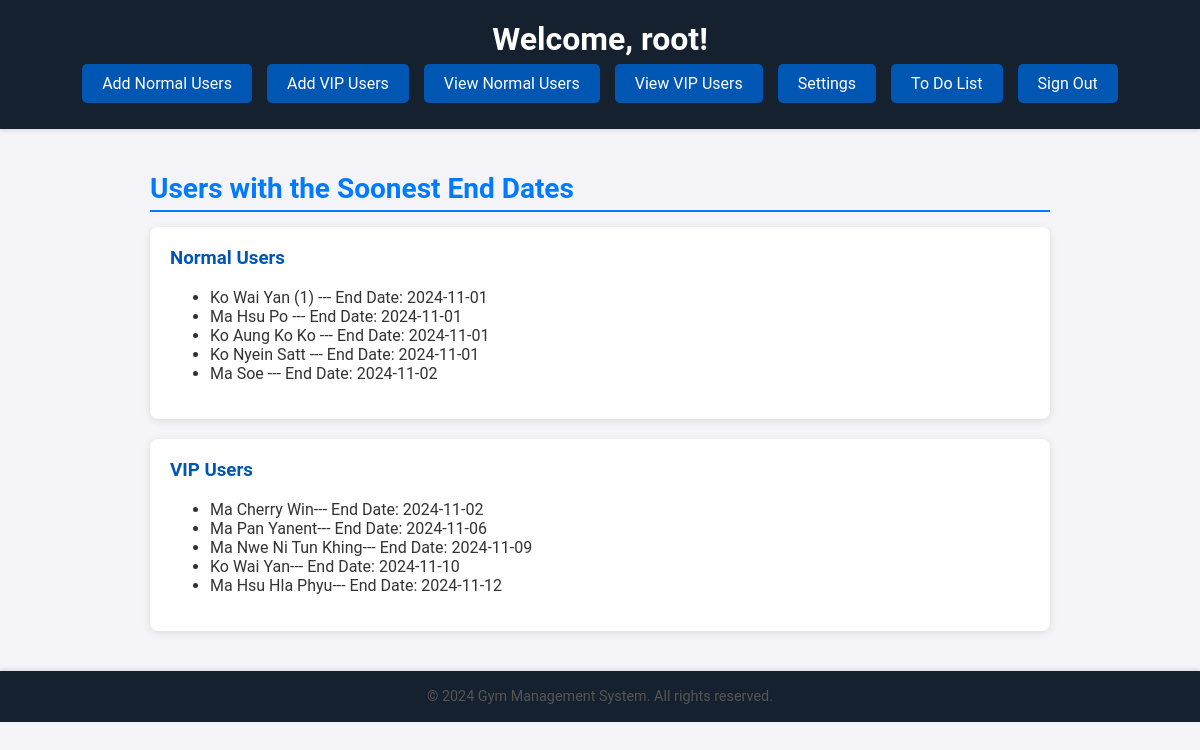
The app's page /admin_dashboard.php (signed in) with its own data.
### tables this page shows
CREATE TABLE `client` (
  `id` int(11) NOT NULL,
  `name` varchar(100) NOT NULL,
  `phone` varchar(20) NOT NULL,
  `weight` float NOT NULL,
  `weight_unit` enum('lb','kg') NOT NULL,
  `gender` enum('male','female') NOT NULL,
  `select_option2` varchar(50) NOT NULL,
  `select_option3` varchar(50) NOT NULL,
  `start` date NOT NULL,
  `end` date NOT NULL
);

CREATE TABLE `vip` (
  `id` int(11) NOT NULL,
  `name` varchar(100) NOT NULL,
  `phone` varchar(20) NOT NULL,
  `weight` float NOT NULL,
  `weight_unit` enum('lb','kg') NOT NULL,
  `gender` enum('male','female') NOT NULL,
  `select_option1` varchar(50) NOT NULL,
  `select_option2` varchar(50) NOT NULL,
  `select_option3` varchar(50) NOT NULL,
  `start` date NOT NULL,
  `end` date NOT NULL
);

### admin_dashboard.php (the view, shortened to what this page needs)
<?php
$host = 'localhost';
$db = 'gym_base';
$user = 'root';
$pass = '';
$dsn = "mysql:host=$host;dbname=$db;charset=utf8mb4";
try {
    $pdo = new PDO($dsn, $user, $pass);
    $pdo->setAttribute(PDO::ATTR_ERRMODE, PDO::ERRMODE_EXCEPTION);
     $stmtNormal = $pdo->prepare('SELECT name, end FROM client ORDER BY end ASC LIMIT 5');
    $stmtNormal->execute();
    $normalUsers = $stmtNormal->fetchAll(PDO::FETCH_ASSOC);
     $stmtVIP = $pdo->prepare('SELECT name, end FROM vip ORDER BY end ASC LIMIT 5');
    $stmtVIP->execute();
    $vipUsers = $stmtVIP->fetchAll(PDO::FETCH_ASSOC);
} catch (PDOException $e) {
    die("Database connection failed: " . $e->getMessage());
}
?>
<!DOCTYPE html>
<html lang="en">
<head>
    <link rel="stylesheet" href="admin_dashboard.css">
</head>
<body>
    <header>
        <h1>Welcome, <?php echo htmlspecialchars($_SESSION['username']); ?>!</h1>
        <nav>
            <ul>
                <li><a href="normal.php">Add Normal Users</a></li>
                <li><a href="vip.php">Add VIP Users</a></li>
                <li><a href="view_normal.php">View Normal Users</a></li>
                <li><a href="view_vip.php">View VIP Users</a></li>
                <li><a href="settings.php">Settings</a></li>
                <li><a href="dolist.php">To Do List</a></li>
                <li><a href="index.php">Sign Out</a></li>
            </ul>
        </nav>
    </header>
    <main>
        <h2>Users with the Soonest End Dates</h2>
        <section>
            <h3>Normal Users</h3>
            <ul>
                <?php foreach ($normalUsers as $user):
                ?>
                    <li>
                        <?php echo htmlspecialchars($user['name']); ?> --- End Date: <?php echo $user['end']; ?>
                    </li>
                <?php endforeach; ?>
            </ul>
        </section>
        <section>
            <h3>VIP Users</h3>
            <ul>
                <?php foreach ($vipUsers as $user):
                ?>
                    <li>
                        <?php echo htmlspecialchars($user['name']); ?>--- End Date: <?php echo $user['end']; ?>
                    </li>
                <?php endforeach; ?>
            </ul>
        </section>
    </main>
    <footer>
        <p>&copy; <?php echo date("Y"); ?> Gym Management System. All rights reserved.</p>
    </footer>
</body>
</html>

### admin_dashboard.css (style rules this page uses)
body { font-family: 'Roboto', sans-serif; background-color: #f4f4f9; margin: 0; padding: 0; color: #333; }
header { background-color: #15212e; color: white; padding: 20px; text-align: center; box-shadow: 0 2px 4px rgba(0, 0, 0, 0.1); }
header h1 { margin: 0; font-size: 2em; }
nav { margin-top: 15px; }
nav ul { list-style: none; padding: 0; display: flex; justify-content: center; gap: 15px; }
nav a { text-decoration: none; color: white; background-color: #0056b3; padding: 10px 20px; border-radius: 5px; transition: background-color 0.3s ease; }
main { padding: 20px; max-width: 900px; margin: 0 auto; }
h2 { color: #007BFF; font-size: 1.75em; border-bottom: 2px solid #007BFF; padding-bottom: 5px; margin-bottom: 15px; }
section { background: white; padding: 20px; margin-bottom: 20px; border-radius: 8px; box-shadow: 0 2px 8px rgba(0, 0, 0, 0.1); }
h3 { color: #0056b3; margin-top: 0; }
p { font-size: 1em; line-height: 1.5; color: #555; }
a { color: #f4f7fa; text-decoration: none; transition: color 0.3s ease; }
footer { background-color: #15212e; color: white; text-align: center; padding: 15px 0; position: relative; bottom: 0; width: 100%; box-shadow: 0 -2px 4px rgba(0, 0, 0, 0.1); }
footer p { margin: 0; font-size: 0.9em; }

### records on screen
client: name "Ko Wai Yan (1)", end "2024-11-01"
client: name "Ma Hsu Po", end "2024-11-01"
client: name "Ko Aung Ko Ko", end "2024-11-01"
client: name "Ko Nyein Satt", end "2024-11-01"
client: name "Ma Soe", end "2024-11-02"
vip: name "Ma Cherry Win", end "2024-11-02"
vip: name "Ma Pan Yanent", end "2024-11-06"
vip: name "Ma Nwe Ni Tun Khing", end "2024-11-09"
vip: name "Ko Wai Yan", end "2024-11-10"
vip: name "Ma Hsu Hla Phyu", end "2024-11-12"

### other values on screen
$_SESSION['username'] "root"
